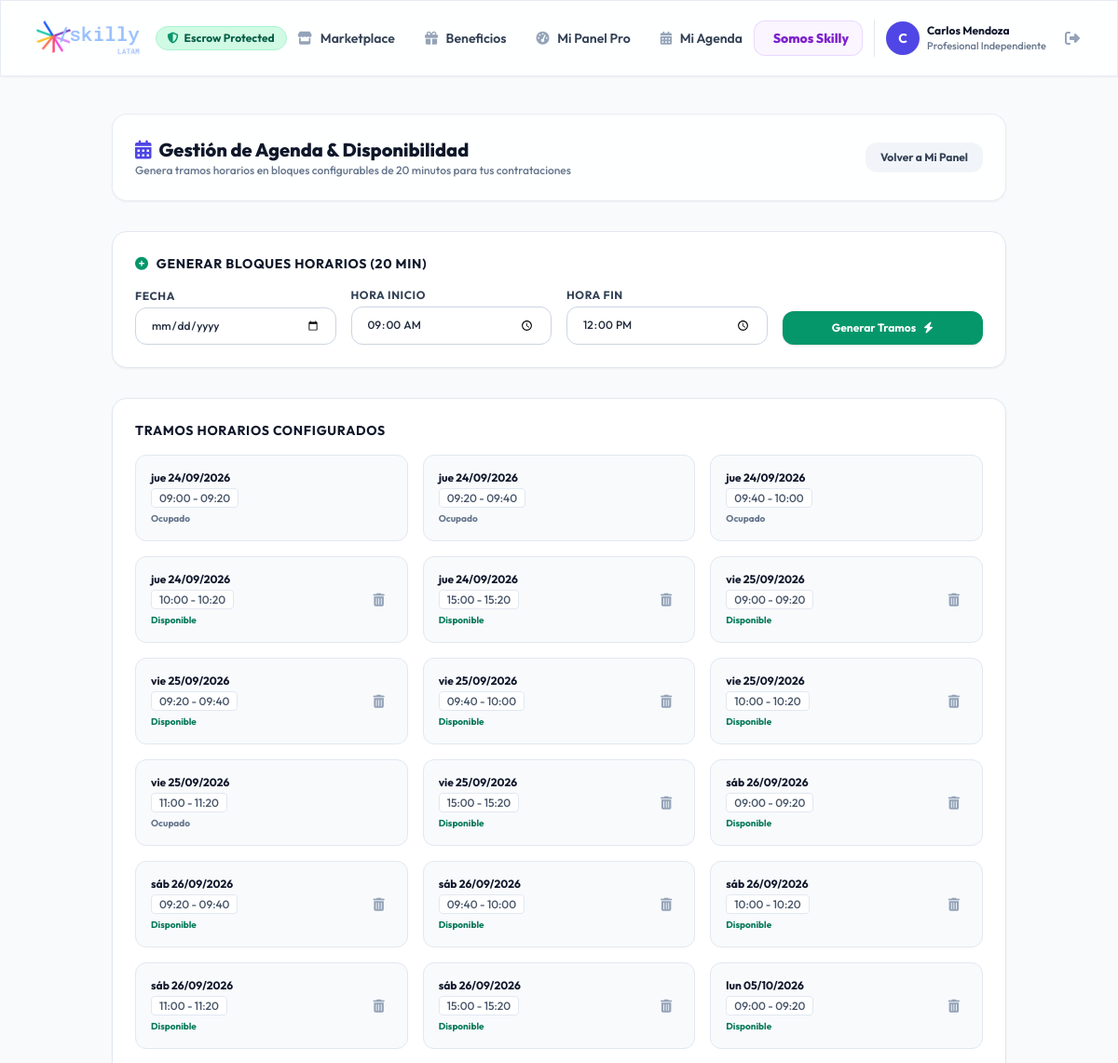
Page /availability/manage/ (signed in, upper part) on the earlier database version.
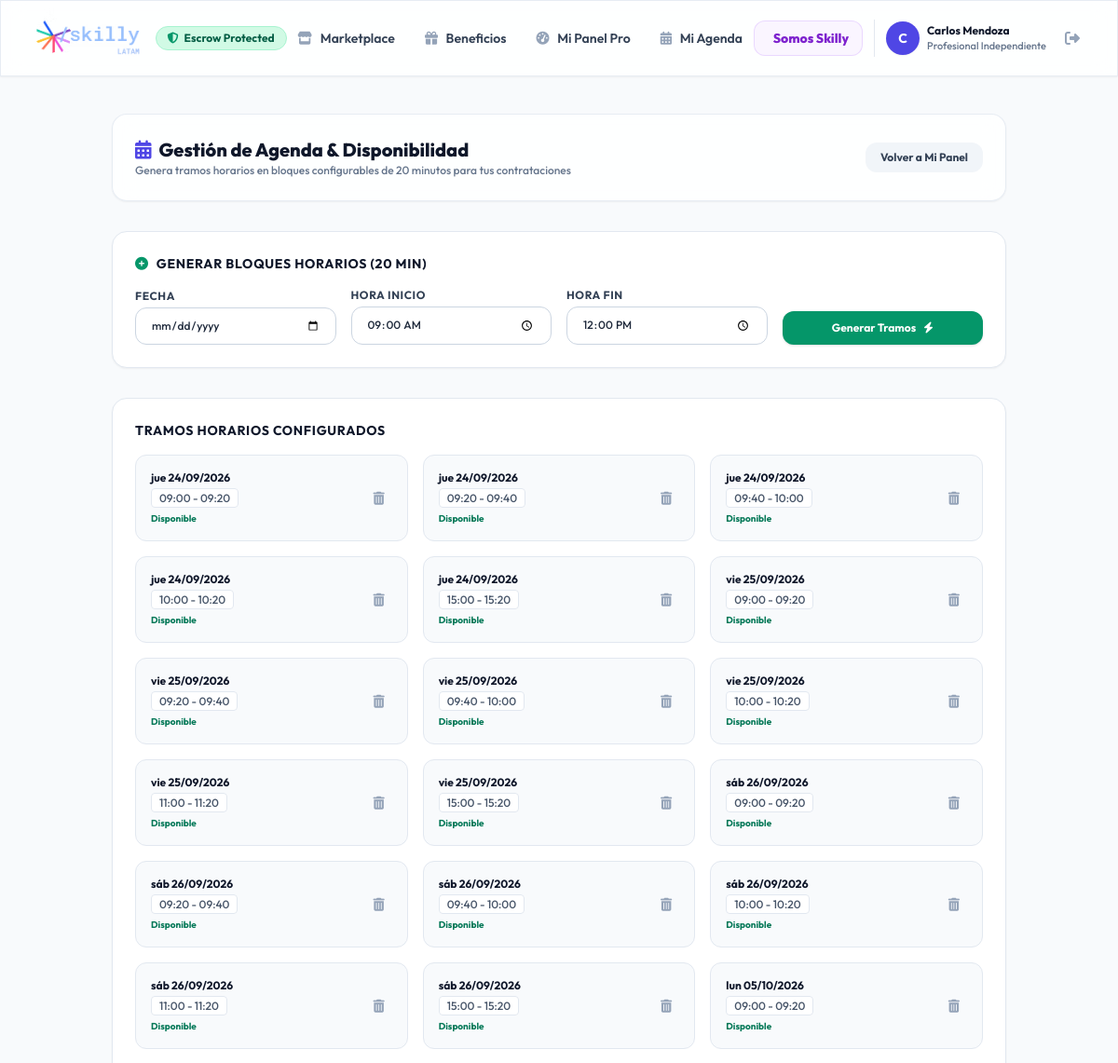
Same page on the later database version.
### apps/availability/models.py (models this page shows, shortened)
class TimeSlot(models.Model):
    STATUS_DISPONIBLE = 'DISPONIBLE'
    STATUS_PRE_RESERVADO = 'PRE_RESERVADO'
    STATUS_OCUPADO = 'OCUPADO'
    STATUS_CHOICES = [
        (STATUS_DISPONIBLE, 'Disponible'),
        (STATUS_PRE_RESERVADO, 'Pre-reservado (Bloqueo 20m)'),
        (STATUS_OCUPADO, 'Ocupado'),
    ]
    professional = models.ForeignKey(
        settings.AUTH_USER_MODEL,
        on_delete=models.CASCADE,
        related_name='timeslots',
        limit_choices_to={'role': 'PROFESIONAL'}
    )
    date = models.DateField(verbose_name="Fecha")
    start_time = models.TimeField(verbose_name="Hora Inicio")
    end_time = models.TimeField(verbose_name="Hora Fin")
    status = models.CharField(max_length=20, choices=STATUS_CHOICES, default=STATUS_DISPONIBLE)
    reserved_until = models.DateTimeField(blank=True, null=True, help_text="Expiración del bloqueo temporal de 20 minutos")
    class Meta:
        ordering = ['date', 'start_time']
        unique_together = ['professional', 'date', 'start_time']

### apps/availability/views.py (the view, shortened to what this page needs)
# urls.py: path('manage/', views.availability_manage_view, name='manage'),
@login_required
def availability_manage_view(request):
    if not request.user.is_professional:
        messages.warning(request, "Acceso solo para profesionales.")
        return redirect('services:marketplace')
    slots = TimeSlot.objects.filter(professional=request.user).order_by('date', 'start_time')
    return render(request, 'availability/gestion_disponibilidad.html', {'slots': slots})

### apps/users/models.py (called while the page is built)
    @property
    def is_professional(self):
        return self.role == self.ROLE_PROFESIONAL

    @property
    def is_admin_role(self):
        return self.role == self.ROLE_ADMIN or self.is_superuser

### templates/availability/gestion_disponibilidad.html (shortened to what the changed rows need)
{% extends 'base.html' %}
{% block content %}
<div class="max-w-5xl mx-auto px-4 sm:px-6 lg:px-8 py-10 space-y-8">
    <div class="glass-panel p-6 rounded-2xl shadow-sm flex items-center justify-between">
        <div>
            <h1 class="text-xl font-extrabold text-slate-900 flex items-center gap-2">
                <i class="fa-solid fa-calendar-days text-brand-600"></i> Gestión de Agenda & Disponibilidad
            </h1>
        </div>
    </div>
    <div class="bg-white rounded-2xl p-6 border border-slate-200 shadow-sm space-y-4">
        {% if slots %}
            <div class="grid grid-cols-1 sm:grid-cols-2 md:grid-cols-3 gap-4">
                {% for slot in slots %}
                    <div class="p-4 rounded-xl border border-slate-200 bg-slate-50 flex items-center justify-between">
                        <div class="space-y-1">
                            <span class="font-bold text-xs text-slate-900 block">{{ slot.date|date:"D d/m/Y" }}</span>
                            <span class="text-xs text-slate-600 font-medium bg-white px-2 py-0.5 rounded border border-slate-200">
                                {{ slot.start_time|time:"H:i" }} - {{ slot.end_time|time:"H:i" }}
                            </span>
                            <span class="block text-[10px] font-bold mt-1
                                {% if slot.status == 'DISPONIBLE' %}text-emerald-700
                                {% elif slot.status == 'PRE_RESERVADO' %}text-amber-700
                                {% else %}text-slate-500{% endif %}">
                                {{ slot.get_status_display }}
                            </span>
                        </div>
                        {% if slot.status != 'OCUPADO' %}
                            <a href="{% url 'availability:delete' pk=slot.pk %}" class="p-2 text-slate-400 hover:text-rose-600 hover:bg-rose-50 rounded-lg transition-colors" title="Eliminar bloque">
                                <i class="fa-solid fa-trash-can text-sm"></i>
                            </a>
                        {% endif %}
                    </div>
                {% endfor %}
            </div>
        {% else %}
            <p class="text-xs text-slate-500 italic text-center py-4">No tienes bloques horarios configurados en tu agenda.</p>
        {% endif %}
    </div>
</div>
{% endblock %}

Differences in the rows shown:
changed TimeSlot (number 1 of 18 on the later page): status "Ocupado" → "Disponible"
changed TimeSlot (number 2 of 18 on the later page): status "Ocupado" → "Disponible"
changed TimeSlot (number 3 of 18 on the later page): status "Ocupado" → "Disponible"
changed TimeSlot (number 10 of 18 on the later page): status "Ocupado" → "Disponible"
